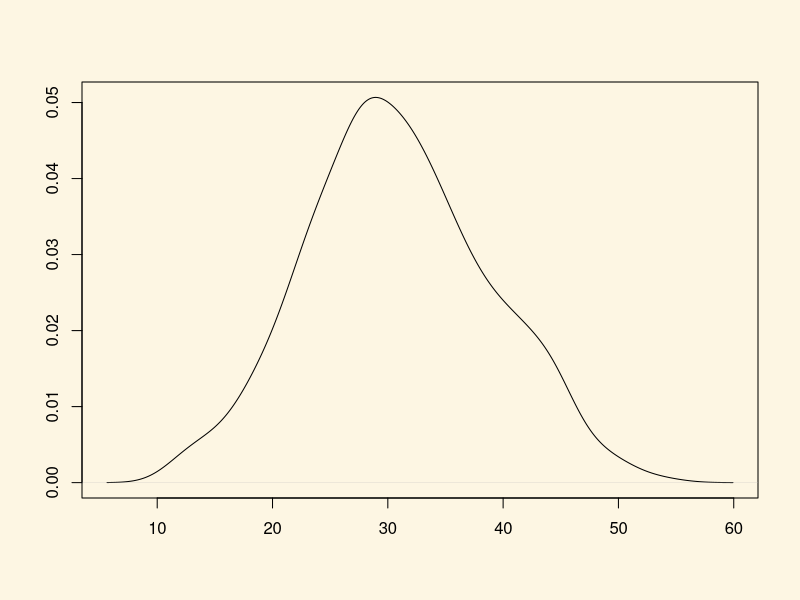

R code for this plot:
## ---- chunk 1
par(bg = '#fdf6e3')
## ---- chunk 2
# set random number generator
set.seed(123456)

# fair die
die1 <- as.integer(runif(25, min = 1, max = 7))
# loaded die

die2 <- as.integer(rnorm(25, mean = 5, sd = 1.5))
die2[which(die2 < 0)] <- 0
die2[which(die2 > 6)] <- 6

# tables of proportions in each category for both dice
table(die1) / sum(table(die1))
table(die2) / sum(table(die2))

# check whether difference in means is detectable or not
t.test(die1, die2)
## ---- chunk 3
# set random number generator
set.seed(123456)

# fair die
die1 <- as.integer(runif(1000, min = 1, max = 7))
# loaded die

die2 <- as.integer(rnorm(1000, mean = 5, sd = 1.5))
die2[which(die2 < 0)] <- 0
die2[which(die2 > 6)] <- 6

# tables of proportions in each category for both dice
table(die1) / sum(table(die1))
table(die2) / sum(table(die2))

# check whether difference in means is detectable or not
t.test(die1, die2)
## ---- chunk 4
df <- read.csv("who_voted_nazi_in_1932.csv")
## ---- chunk 5
# self-employed
mean(df$shareself)
# blue-collar
mean(df$shareblue)
# white-collar
mean(df$sharewhite)
# domestically employed
mean(df$sharedomestic)
# unemployed
mean(df$shareunemployed)

# illustrate distributions
plot(density(df$shareblue), main ="", xlab="", ylab="")

